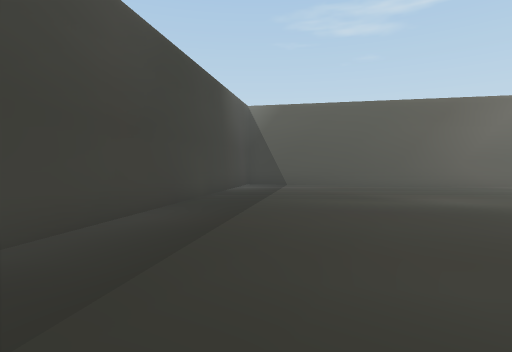
[1] (above)

17 first-person views from a walk through a scene from a Unity 3-D project. The camera is 1.2 m above the floor, tilts 2° down and sees 80° across. The floor is counted in squares, 2 m on a side. Each view is taken from the middle of a square. On the plan, view 1 faces up. The plan holds only what a view shows up to about 9 squares ahead; the rest is blank. The place goes on beyond the plan. The player character is not drawn.

[2]
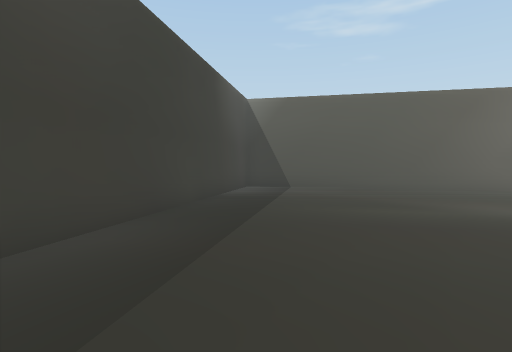

[3]
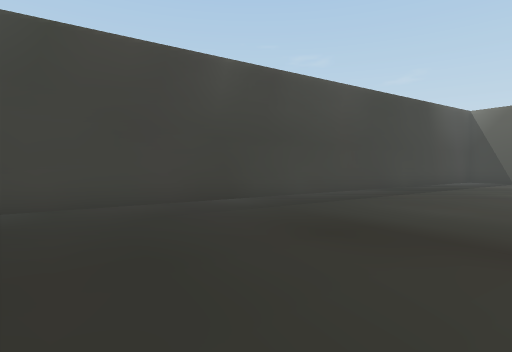

[4]
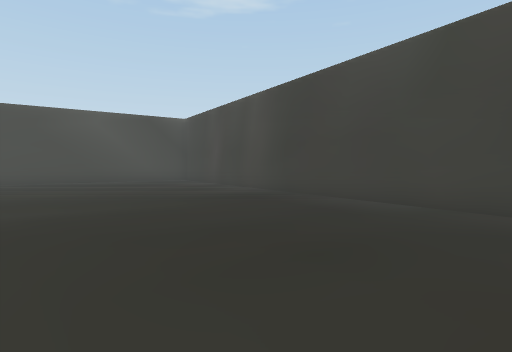

[5]
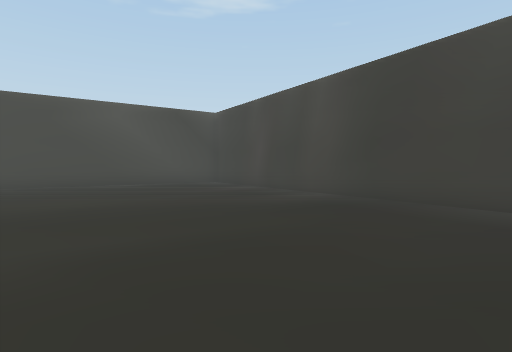

[6]
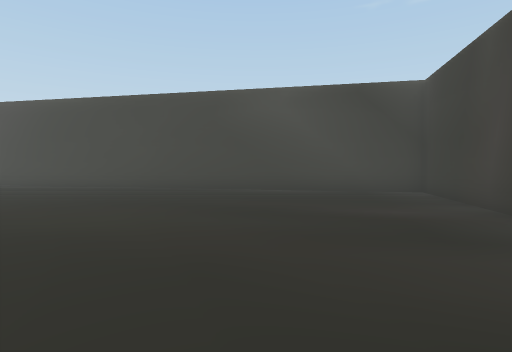

[7]
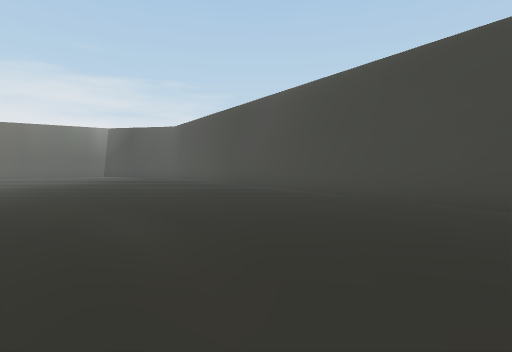

[8]
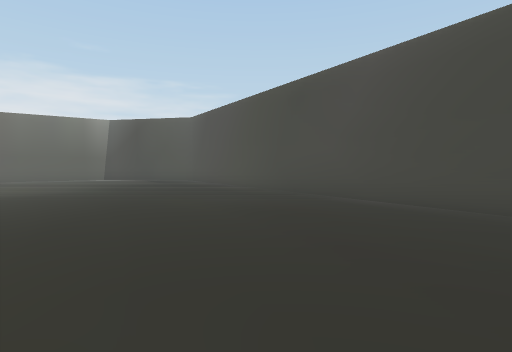

[9]
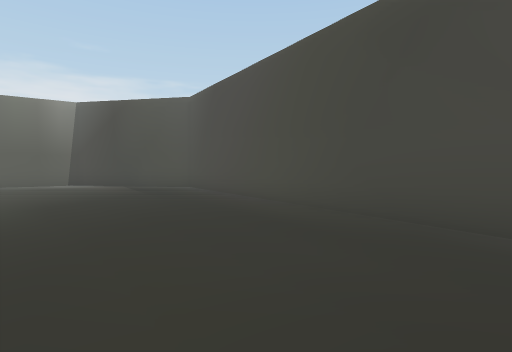

[10]
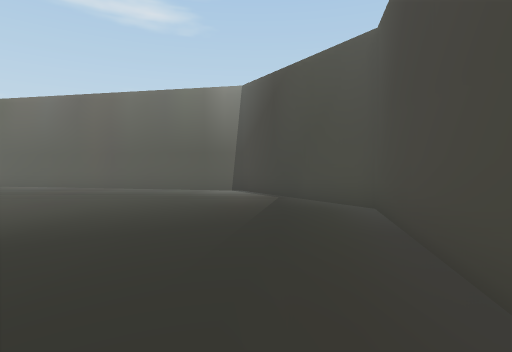

[11]
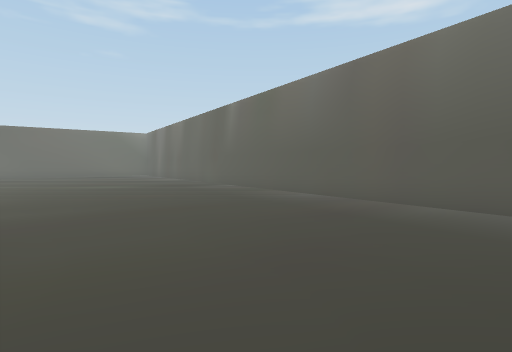

[12]
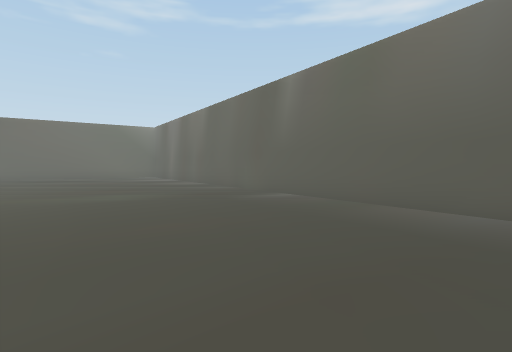

[13]
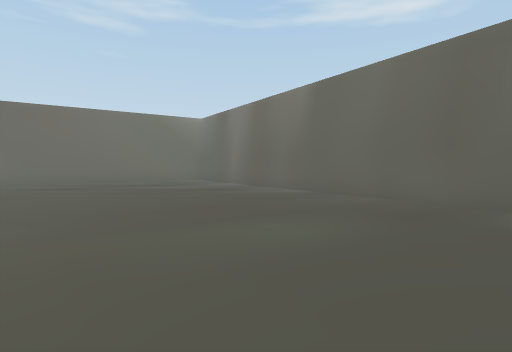

[14]
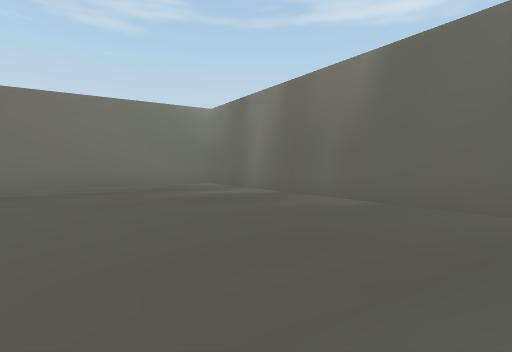

[15]
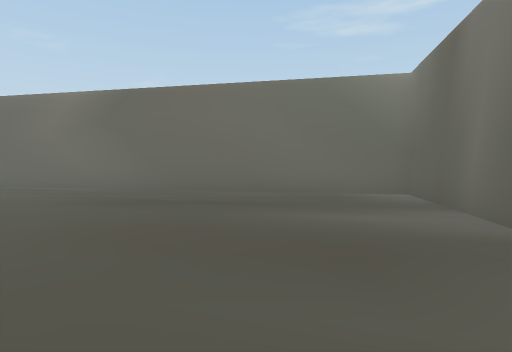

[16]
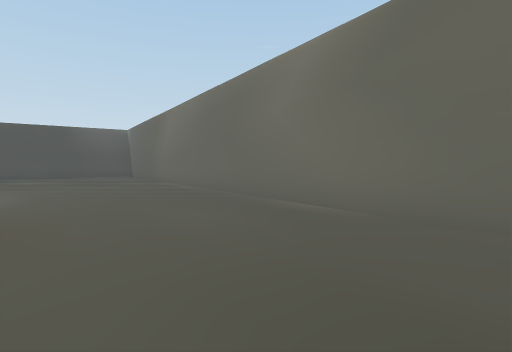

[17]
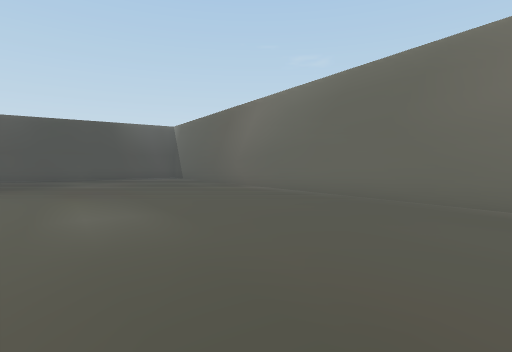

### Floor plan
Points are (right, up) in squares from view 1. A wall is a line through its corners. A room is listed if a view was taken in it or the views show most of it. See-through windows are left out.
Room 1 (views 1, 2, 3, 4, 5, 6, 7, 8, 9, 10, 11, 12, 13, 14, 15, 16, 17)
walls: (14.2, -15.6) (17.2, -13.7) (21.1, 5.2) (-0.3, 9.6) (-4.7, -11.7) (14.2, -15.6)

Where each view was taken, in squares from view 1:
view 1: 0 up, 0 right, facing up
view 2: 1 up, 0 right, facing up
view 3: 3 down, 2 right, facing up-left
view 4: 1 down, 2 right, facing down-left
view 5: 3 down, 2 right, facing down-left
view 6: 5 down, 1 left, facing down
view 7: 8 down, 1 right, facing down-right
view 8: 9 down, 4 right, facing down-right
view 9: 11 down, 7 right, facing down-right
view 10: 14 down, 10 right, facing right
view 11: 12 down, 13 right, facing up-right
view 12: 9 down, 14 right, facing up-right
view 13: 5 down, 14 right, facing up-right
view 14: 3 down, 15 right, facing up-right
view 15: 1 down, 18 right, facing up
view 16: 3 up, 16 right, facing up-left
view 17: 2 up, 13 right, facing up-left
